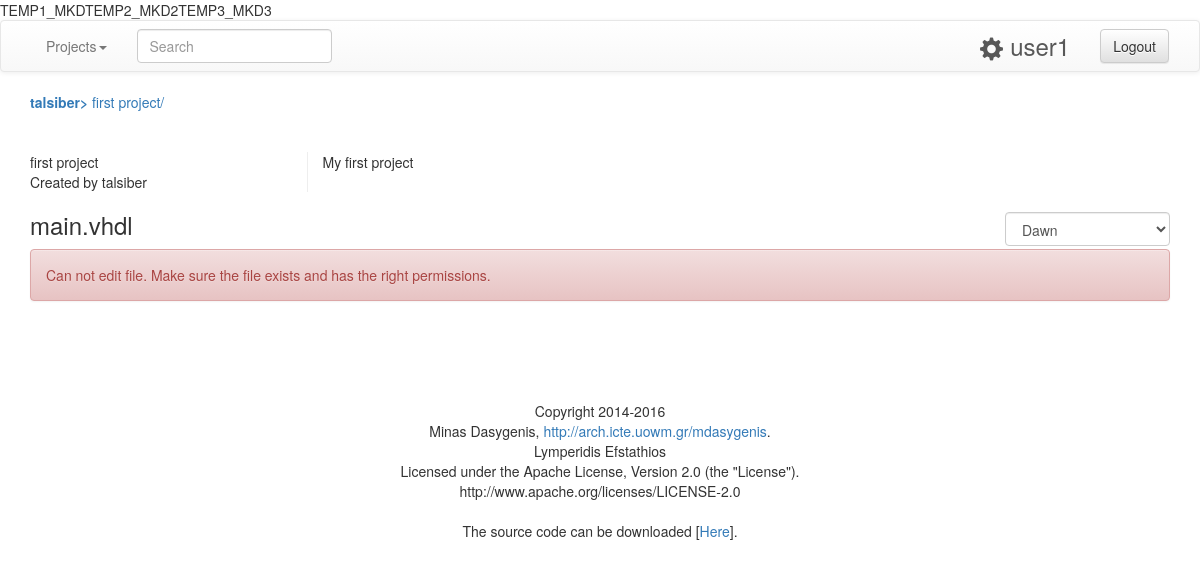
Screenshot of /project/talsiber/first-project/file/main.vhdl (signed in) with the database file from the repository.
### tables this page shows
CREATE TABLE `users` (
  `id` int(11) NOT NULL,
  `username` varchar(25) NOT NULL,
  `password` varchar(32) NOT NULL,
  `email` varchar(50) NOT NULL,
  `telephone` int(10) DEFAULT NULL,
  `activated` tinyint(1) NOT NULL DEFAULT '0',
  `activ_code` int(6) NOT NULL,
  `theme` tinyint(1) NOT NULL DEFAULT '0',
  `available_space` int(6) NOT NULL DEFAULT '20'
);

CREATE TABLE `projects` (
  `id` int(11) NOT NULL,
  `name` varchar(50) NOT NULL,
  `description` text NOT NULL,
  `short_code` varchar(50) NOT NULL,
  `public` tinyint(1) NOT NULL DEFAULT '1'
);

### index.php (called while the page is built, shortened)
<?php
include('loader.php');
$allowed_action=false;
if( isset($_GET['action']) ){
	if($_GET['action']=="project-file"){
		$allowed_action=true;
	}
}
if( (isset($_SESSION['vhdl_user']['loged_in']) && $_SESSION['vhdl_user']['loged_in']==1) || $allowed_action==true ){
	if( isset($_GET['action']) ){
		$included_file = $_GET['action'].'.php';
	}else{
		if($_SESSION['vhdl_user']['id'] == '0'){
			$included_file='loggedin_sid.php';
		}else{
			$included_file='loggedin.php';
		}
	}
}else{
	$included_file='loggedout.php';
}
include('theme/header.php');
include('pages/'.$included_file);
include('theme/footer.php');
if(isset($_GET)){
	var_dump($_GET);
}
if(isset($_POST)){
	var_dump($_POST);
}
if(isset($_SESSION)){
	var_dump($_SESSION);
}
?>

### classes/Database.php (called while the page is built, shortened)
<?php
class Database {
	public $conn;
	public function __construct(){
		$db_host="localhost";
		$db_username="root";
		$db_password="";
		$db_name="vhdl_compiler";
		try{
			$this->conn = new PDO("mysql:host=$db_host;dbname=$db_name;charset=utf8",$db_username,$db_password);
		}
			catch(PDOException $pe){
			die('Connection error:' . $pe->getmessage());
		}
	}
	public function get_user_theme($id) {
		$query = "SELECT * FROM users WHERE id = '".$id."'";
		$statement = $this->conn->prepare($query);
		$statement->execute();
		$result = $statement->fetch();
		return $result['theme'];
	}
	public function get_user_information($user, $search_type) {
		$query = "SELECT * FROM users WHERE  ".$search_type."= '".$user."'";
		$statement = $this->conn->prepare($query);
		$statement->execute();
		return $statement->fetch();
	}
	public function get_project_shortcode($project_code, $user_id) {
		$query = "SELECT projects.* FROM projects JOIN projects_editors ON projects_editors.project_id = projects.id WHERE projects_editors.user_id='".$user_id."' AND projects.short_code = '".$project_code."'";
		$statement = $this->conn->prepare($query);
		$statement->execute();
		return $statement->fetch();
	}
}
?>

### loader.php (called while the page is built, shortened)
<?php
$protocol = (!empty($_SERVER['HTTPS']) && $_SERVER['HTTPS'] !== 'off' || $_SERVER['SERVER_PORT'] == 443) ? "https://" : "http://";
$BASE_URL = $protocol.$_SERVER['SERVER_NAME']."/vhdl";
require_once('classes/Database.php');
require_once('classes/General.php');
require_once('functions.php');
$db = new Database;
$gen = new General;
?>

### pages/project-file.php (the view, shortened to what this page needs)
<?php
	$search_user = $db->get_user_information($_GET['user'],"username");
	$project = $db->get_project_shortcode($_GET['project'], $search_user['id']);
	$editors = $db->get_project_editors($project['id']);
	$path = $BASE_DIR.$search_user['username']."/".$_GET['project']."/".$_GET['file'];
	$file = $db->get_file_byname($_GET['file'],$project['id']);
	$ace_themes = array("Chrome","Clouds","Clouds Midnight","Cobalt","Crimson Editor","Dawn","Eclipse","Idle Fingers",
				"Kr Theme","Merbivore","Merbivore Soft","Mono Industrial","Monokai","Pastel On Dark","Solarized Dark",
				"Solarized Light","TextMate","Tomorrow","Tomorrow Night","Tomorrow Night Blue","Tomorrow Night Bright",
				"Tomorrow Night Eighties","Twilight","Vibrant Ink");
	if(isset($_SESSION['vhdl_user']) && $_SESSION['vhdl_user']['id']>0){
		$user_theme_id = $db->get_user_theme($_SESSION['vhdl_user']['id']);
	}else{
		$user_theme_id = 0;
	}
	$user_theme = strtolower(str_replace(' ', '_',$ace_themes[$user_theme_id]));
	if($project['public']==1 && !empty($_GET['file'])){
		$file_name = substr(strrchr($_GET['file'], '/'), 1 );
		if(empty($file_name)){
			$file_name = $_GET['file'];
			$dir = $gen->clear_dir("/");
		}else{
			$dir_length = strlen($_GET['file']) - strlen($file_name)-1;
			$dir = substr($_GET['file'],0,$dir_length );
			$dir = $gen->clear_dir($dir);
		}
		echo $gen->path_to_links($dir, $search_user['username'], $project['name'], $BASE_URL);
?>
<br/><br/><br/>
<div class="row">
	<div class="col-sm-3 divider-vertical-right">
		<?php echo $project['name']."<br/> Created by ".$search_user['username']; ?>
	</div>
	<div class="col-sm-9">
		<?php echo $project['description']; ?>
	</div>
</div>
<div class="row">
	<div class="col-sm-12">
		<div class="row">
			<div class="col-sm-10">
				<h3><?php echo $file_name; ?></h3>
			</div>
			<?php if( isset($user) ){ ?>
			<div class="col-sm-2">
				<div class="space-top-20">
					<select id="ace_theme" class="form-control">
						<?php
							foreach ($ace_themes as $key => $theme) {
								$selected = ($key==$user_theme_id)?"selected":"";
								echo "<option value='".$key."' ".$selected.">".$theme."</option>";
							}
						?>
					</select>
				</div>
			</div>
			<?php } ?>
		</div>
		<?php if (file_exists($path)  && is_writable($path)){ ?>
			<div id='edit_status'></div>
			<div id="editor">
				<?php echo $gen->open_and_read_file($path); ?>
			</div>
			<script src="<?php echo $BASE_URL; ?>/src/ace.js" type="text/javascript" charset="utf-8"></script>
			<script>
				var editor = ace.edit("editor");
			</script>
			<?php if( isset($user) ){ ?>
				<?php if( $user->validate_edit_rights($editors) ){ ?>
					<div id="editor_buttons">
						<br/>
						<script type='text/javascript' charset='utf-8' src='<?php echo $BASE_URL; ?>/theme/js/ace-editor.js'></script>
						<input type='hidden' value='<?php echo $path; ?>' id='path' />
						<input type='hidden' value='<?php echo $file['id']; ?>' id='file_id' />
						<input type='hidden' value='<?php echo $project['id']; ?>' id='project_id' />
						<input type='button' id='ace_save_button' name='save' value='Save Changes' class='btn btn-lg btn-info center-block'>
					</div>
					<script>
						editor.setTheme("ace/theme/<?php echo $user_theme; ?>");
						editor.getSession().setMode("ace/mode/vhdl");
						editor.setOption("showPrintMargin", false);
					</script>
				<?php }else{ ?>
					<script>
						editor.setOptions({
							readOnly: true,
							highlightActiveLine: false,
							highlightGutterLine: false
						});
						editor.renderer.$cursorLayer.element.style.opacity=0;
						editor.textInput.getElement().disabled=true;
						editor.commands.commmandKeyBinding={};
						editor.setOption("showPrintMargin", false);
					</script>
				<?php } ?>
			<?php } ?>
		<?php }else{ ?>
			<div class="alert alert-danger">
				Can not edit file. Make sure the file exists and has the right permissions.
			</div>
		<?php } ?>
		<br />
	</div>
</div>
<?php
	}else{
		header('location:'.$BASE_URL);
	}
?>

### classes/General.php (shortened to what this page needs)
<?php
class General {
	public function clear_dir($dir){
		return $dir;
	}
	public function path_to_links($full_path, $user, $project, $BASE_URL){
		$project_shortcode = $this->create_short_code($project);
		$output = "<b><a href='".$BASE_URL."/project/".$user."'>".$user."> </a></b>";
		$path = explode('/',$full_path);
		foreach ($path as $key=>$step) {
			$link_path = '';
			for($i=0;$i<=$key;$i++){
				if($i!=0 && $i!=$key){
					$link_path .= $path[$i]."/";
				}else{
					$link_path .= $path[$i];
				}
			}
			$link = $BASE_URL."/project/".$user."/".$project_shortcode."/directory/".$link_path;
			if($key == 0){
				$output .= "<a href='".$link."'>".$project."/ </a>";
			}else{
				if(!empty($step)){
					$output .= "<a href='".$link."'>".$step."/ </a>";
				}
			}
		}
		return $output;
	}
	public function create_short_code($string){
		$replace_pairs = array(
			" " => "-",
			"α" => "a",
			"β" => "b",
			"γ" => "g",
			"δ" => "d",
			"ε" => "e",
			"ζ" => "z",
			"η" => "i",
			"θ" => "th",
			"ι" => "i",
			"κ" => "k",
			"λ" => "l",
			"μ" => "m",
			"ν" => "n",
			"ξ" => "ks",
			"ο" => "o",
			"π" => "p",
			"ρ" => "r",
			"σ" => "s",
			"τ" => "t",
			"υ" => "u",
			"φ" => "f",
			"χ" => "x",
			"ψ" => "ps",
			"ω" => "w",
			"Α" => "a",
			"Β" => "b",
			"Γ" => "g",
			"Δ" => "d",
			"Ε" => "e",
			"Ζ" => "z",
			"Η" => "i",
			"Θ" => "th",
			"Η" => "i",
			"Κ" => "k",
			"Λ" => "l",
			"Μ" => "m",
			"Ν" => "n",
			"Ξ" => "ks",
			"Ο" => "o",
			"Π" => "p",
			"Ρ" => "r",
			"Σ" => "s",
			"Τ" => "t",
			"Υ" => "u",
			"Φ" => "f",
			"Χ" => "x",
			"Ψ" => "ps",
			"Ω" => "o",
			"ά" => "a",
			"έ" => "e",
			"ή" => "i",
			"ί" => "i",
			"ό" => "o",
			"ύ" => "u",
			"ώ" => "o",
			"Ά" => "a",
			"Έ" => "e",
			"Ή" => "i",
			"Ί" => "i",
			"Ό" => "o",
			"Ύ" => "u",
			"Ώ" => "o"
		);
		$string = trim($string," ");
		$string = strtr($string, $replace_pairs);
		$string = strtolower($string);
		$string = preg_replace("/[^a-z0-9\-\.]/","",$string);
		$string = preg_replace("/-+/","-",$string);
		return $string;
	}
}
?>

### theme/css/style.css (style rules this page uses)
.divider-vertical-right { border: 0; border-right: 1px solid #eee; }
.space-top-20 { margin-top: 20px; }

### rows the page displays
users: username "talsiber"
projects: name "first project", description "My first project"

### other values shown
$_SESSION['vhdl_user']['username'] "user1"
$file_name "main.vhdl"
form field value "Dawn"
